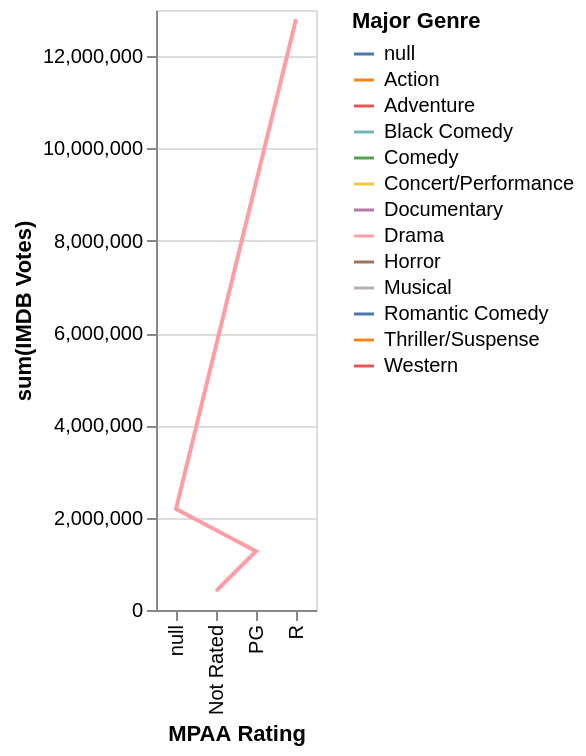

Express this chart as Vega-Lite.
### Vega specification from a JSON file in a GitHub repository (floating-point values rounded to 4 significant figures)
{"$schema": "https://vega.github.io/schema/vega/v6.json", "background": "white", "padding": 5, "height": 300, "style": "cell", "data": [{"name": "source_0", "values": [{"Major Genre": "Drama", "MPAA Rating": "R", "sum(IMDB Votes)": 12801669}, {"Major Genre": "Drama", "MPAA Rating": null, "sum(IMDB Votes)": 2189462}, {"Major Genre": "Drama", "MPAA Rating": "PG", "sum(IMDB Votes)": 1273672}, {"Major Genre": "Drama", "MPAA Rating": "Not Rated", "sum(IMDB Votes)": 410210}]}, {"name": "data_0", "source": "source_0", "transform": [{"type": "formula", "expr": "indexof([null,\"Action\",\"Adventure\",\"Black Comedy\",\"Comedy\",\"Concert/Performance\",\"Documentary\",\"Drama\",\"Horror\",\"Musical\",\"Romantic Comedy\",\"Thriller/Suspense\",\"Western\"], datum['Major Genre'])", "as": "_Major Genre_sort_index"}]}], "signals": [{"name": "x_step", "value": 20}, {"name": "width", "update": "bandspace(domain('x').length, 1, 0.5) * x_step"}], "marks": [{"name": "pathgroup", "type": "group", "from": {"facet": {"name": "faceted_path_main", "data": "data_0", "groupby": ["Major Genre"]}}, "encode": {"update": {"width": {"field": {"group": "width"}}, "height": {"field": {"group": "height"}}}}, "marks": [{"name": "marks", "type": "line", "style": ["line"], "sort": {"field": ["datum[\"_Major Genre_sort_index\"]"], "order": ["descending"]}, "from": {"data": "faceted_path_main"}, "encode": {"update": {"stroke": {"scale": "color", "field": "Major Genre"}, "description": {"signal": "\"MPAA Rating: \" + (isValid(datum[\"MPAA Rating\"]) ? isArray(datum[\"MPAA Rating\"]) ? join(datum[\"MPAA Rating\"], ' ') : datum[\"MPAA Rating\"] : \"\"+datum[\"MPAA Rating\"]) + \"; sum(IMDB Votes): \" + (format(datum[\"sum(IMDB Votes)\"], \"\")) + \"; Major Genre: \" + (isValid(datum[\"Major Genre\"]) ? isArray(datum[\"Major Genre\"]) ? join(datum[\"Major Genre\"], ' ') : datum[\"Major Genre\"] : \"\"+datum[\"Major Genre\"])"}, "x": {"scale": "x", "field": "MPAA Rating"}, "y": {"scale": "y", "field": "sum(IMDB Votes)"}, "defined": {"signal": "isValid(datum[\"sum(IMDB Votes)\"]) && isFinite(+datum[\"sum(IMDB Votes)\"])"}}}}]}], "scales": [{"name": "x", "type": "point", "domain": {"data": "data_0", "field": "MPAA Rating", "sort": true}, "range": {"step": {"signal": "x_step"}}, "padding": 0.5}, {"name": "y", "type": "linear", "domain": {"data": "data_0", "field": "sum(IMDB Votes)"}, "range": [{"signal": "height"}, 0], "nice": true, "zero": true}, {"name": "color", "type": "ordinal", "domain": [null, "Action", "Adventure", "Black Comedy", "Comedy", "Concert/Performance", "Documentary", "Drama", "Horror", "Musical", "Romantic Comedy", "Thriller/Suspense", "Western"], "range": "category"}], "axes": [{"scale": "y", "orient": "left", "gridScale": "x", "grid": true, "tickCount": {"signal": "ceil(height/40)"}, "domain": false, "labels": false, "aria": false, "maxExtent": 0, "minExtent": 0, "ticks": false, "zindex": 0}, {"scale": "x", "orient": "bottom", "grid": false, "title": "MPAA Rating", "labelAlign": "right", "labelAngle": 270, "labelBaseline": "middle", "zindex": 0}, {"scale": "y", "orient": "left", "grid": false, "title": "sum(IMDB Votes)", "labelOverlap": true, "tickCount": {"signal": "ceil(height/40)"}, "zindex": 0}], "legends": [{"title": "Major Genre", "stroke": "color", "symbolType": "stroke"}]}
